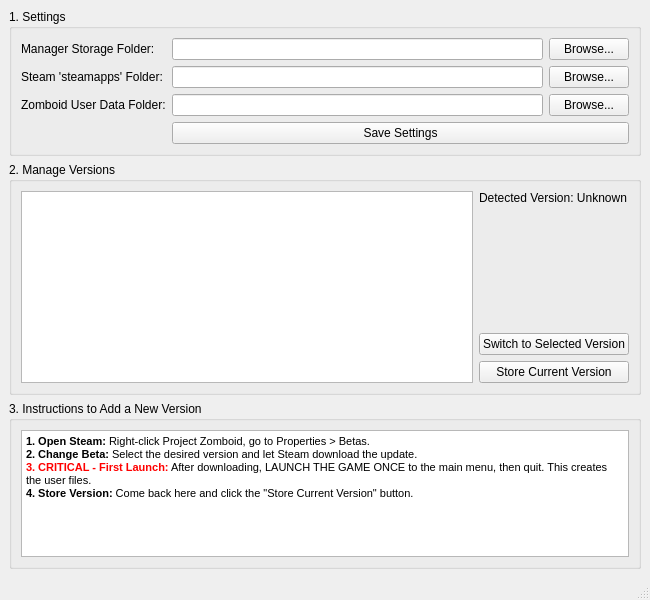
<?xml version="1.0" encoding="UTF-8"?>
<ui version="4.0">
 <class>MainWindow</class>
 <widget class="QMainWindow" name="MainWindow">
  <property name="geometry">
   <rect>
    <x>0</x>
    <y>0</y>
    <width>650</width>
    <height>600</height>
   </rect>
  </property>
  <property name="windowTitle">
   <string>Project Zomboid Version Manager</string>
  </property>
  <widget class="QWidget" name="centralwidget">
   <layout class="QVBoxLayout" name="verticalLayout">
    <item>
     <widget class="QGroupBox" name="settingsGroup">
      <property name="title">
       <string>1. Settings</string>
      </property>
      <layout class="QFormLayout" name="formLayout">
       <item row="0" column="0">
        <widget class="QLabel" name="label">
         <property name="text">
          <string>Manager Storage Folder:</string>
         </property>
        </widget>
       </item>
       <item row="0" column="1">
        <layout class="QHBoxLayout" name="horizontalLayout">
         <item>
          <widget class="QLineEdit" name="managerPathEdit"/>
         </item>
         <item>
          <widget class="QPushButton" name="browseManagerPathBtn">
           <property name="text">
            <string>Browse...</string>
           </property>
          </widget>
         </item>
        </layout>
       </item>
       <item row="1" column="0">
        <widget class="QLabel" name="label_2">
         <property name="text">
          <string>Steam 'steamapps' Folder:</string>
         </property>
        </widget>
       </item>
       <item row="1" column="1">
        <layout class="QHBoxLayout" name="horizontalLayout_2">
         <item>
          <widget class="QLineEdit" name="steamappsPathEdit"/>
         </item>
         <item>
          <widget class="QPushButton" name="browseSteamappsPathBtn">
           <property name="text">
            <string>Browse...</string>
           </property>
          </widget>
         </item>
        </layout>
       </item>
       <item row="2" column="0">
        <widget class="QLabel" name="label_3">
         <property name="text">
          <string>Zomboid User Data Folder:</string>
         </property>
        </widget>
       </item>
       <item row="2" column="1">
        <layout class="QHBoxLayout" name="horizontalLayout_3">
         <item>
          <widget class="QLineEdit" name="zomboidUserPathEdit"/>
         </item>
         <item>
          <widget class="QPushButton" name="browseZomboidUserPathBtn">
           <property name="text">
            <string>Browse...</string>
           </property>
          </widget>
         </item>
        </layout>
       </item>
       <item row="3" column="1">
        <widget class="QPushButton" name="saveSettingsBtn">
         <property name="text">
          <string>Save Settings</string>
         </property>
        </widget>
       </item>
      </layout>
     </widget>
    </item>
    <item>
     <widget class="QGroupBox" name="manageGroup">
      <property name="title">
       <string>2. Manage Versions</string>
      </property>
      <layout class="QHBoxLayout" name="horizontalLayout_5">
       <item>
        <widget class="QListWidget" name="versionListWidget"/>
       </item>
       <item>
        <layout class="QVBoxLayout" name="verticalLayout_2">
         <item>
          <widget class="QLabel" name="activeVersionLabel">
           <property name="text">
            <string>Detected Version: Unknown</string>
           </property>
           <property name="wordWrap">
            <bool>true</bool>
           </property>
          </widget>
         </item>
         <item>
          <spacer name="verticalSpacer">
           <property name="orientation">
            <enum>Qt::Vertical</enum>
           </property>
           <property name="sizeHint" stdset="0">
            <size>
             <width>20</width>
             <height>40</height>
            </size>
           </property>
          </spacer>
         </item>
         <item>
          <widget class="QPushButton" name="switchToVersionBtn">
           <property name="text">
            <string>Switch to Selected Version</string>
           </property>
          </widget>
         </item>
         <item>
          <widget class="QPushButton" name="captureVersionBtn">
           <property name="text">
            <string>Store Current Version</string>
           </property>
          </widget>
         </item>
        </layout>
       </item>
      </layout>
     </widget>
    </item>
    <item>
     <widget class="QGroupBox" name="instructionsGroup">
      <property name="title">
       <string>3. Instructions to Add a New Version</string>
      </property>
      <layout class="QVBoxLayout" name="verticalLayout_3">
       <item>
        <widget class="QTextBrowser" name="instructionsText">
         <property name="html">
          <string>&lt;!DOCTYPE HTML PUBLIC &quot;-//W3C//DTD HTML 4.0//EN&quot; &quot;http://www.w3.org/TR/REC-html40/strict.dtd&quot;&gt;
&lt;html&gt;&lt;head&gt;&lt;meta name=&quot;qrichtext&quot; content=&quot;1&quot; /&gt;&lt;style type=&quot;text/css&quot;&gt;
p, li { white-space: pre-wrap; }
&lt;/style&gt;&lt;/head&gt;&lt;body style=&quot; font-family:'MS Shell Dlg 2'; font-size:8.25pt; font-weight:400; font-style:normal;&quot;&gt;
&lt;p style=&quot; margin-top:0px; margin-bottom:0px; margin-left:0px; margin-right:0px; -qt-block-indent:0; text-indent:0px;&quot;&gt;&lt;span style=&quot; font-weight:600;&quot;&gt;1. Open Steam:&lt;/span&gt; Right-click Project Zomboid, go to Properties &amp;gt; Betas.&lt;/p&gt;
&lt;p style=&quot; margin-top:0px; margin-bottom:0px; margin-left:0px; margin-right:0px; -qt-block-indent:0; text-indent:0px;&quot;&gt;&lt;span style=&quot; font-weight:600;&quot;&gt;2. Change Beta:&lt;/span&gt; Select the desired version and let Steam download the update.&lt;/p&gt;
&lt;p style=&quot; margin-top:0px; margin-bottom:0px; margin-left:0px; margin-right:0px; -qt-block-indent:0; text-indent:0px;&quot;&gt;&lt;span style=&quot; font-weight:600; color:#ff0000;&quot;&gt;3. CRITICAL - First Launch:&lt;/span&gt; After downloading, LAUNCH THE GAME ONCE to the main menu, then quit. This creates the user files.&lt;/p&gt;
&lt;p style=&quot; margin-top:0px; margin-bottom:0px; margin-left:0px; margin-right:0px; -qt-block-indent:0; text-indent:0px;&quot;&gt;&lt;span style=&quot; font-weight:600;&quot;&gt;4. Store Version:&lt;/span&gt; Come back here and click the &amp;quot;Store Current Version&amp;quot; button.&lt;/p&gt;&lt;/body&gt;&lt;/html&gt;</string>
         </property>
        </widget>
       </item>
      </layout>
     </widget>
    </item>
   </layout>
  </widget>
  <widget class="QStatusBar" name="statusbar"/>
 </widget>
 <resources/>
 <connections/>
</ui>
